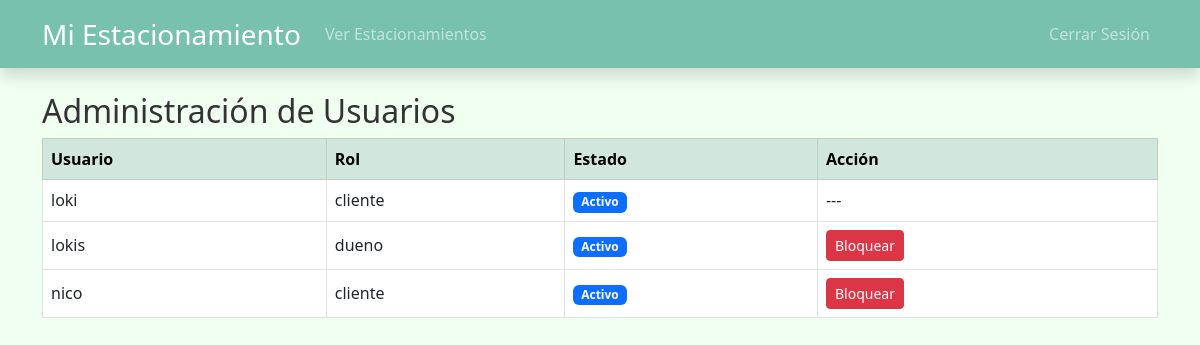
/usuarios/administracion/ (signed in), run on the app's committed database.
### users/models.py (models this page shows, shortened)
class CustomUser(AbstractUser):
    ROL_CHOICES = (
        ('cliente', 'Cliente'),
        ('dueno', 'Dueño'),
        ('administrador', 'Administrador'),
        ('consultor', 'Consultor'),
    )
    rol = models.CharField(max_length=20, choices=ROL_CHOICES, default='cliente')
    cuenta_bancaria = models.CharField(max_length=50, blank=True, null=True)
    tarjeta_credito = models.CharField(max_length=16, blank=True, null=True)
    banco = models.CharField(max_length=50, blank=True, null=True)
    rut = models.CharField(max_length=12, blank=True, null=True)
    direccion = models.CharField(max_length=255, blank=True, null=True)

### users/views.py (the view)
# urls.py: path('administracion/', administracion_usuarios, name='administracion_usuarios'),
@user_passes_test(lambda u: u.is_superuser)
def administracion_usuarios(request):
    usuarios = CustomUser.objects.all()
    return render(request, 'users/administracion.html', {'usuarios': usuarios})

### core/context_processors.py (called while the page is built)
def google_maps_key(request):
    return {
        'GOOGLE_MAPS_API_KEY': settings.GOOGLE_MAPS_API_KEY
    }

### users/templates/users/administracion.html
{% extends 'base.html' %}
{% block content %}
<h2>Administración de Usuarios</h2>
<div class="table-responsive">
  <table class="table table-bordered align-middle">
    <thead class="table-success">
      <tr>
        <th>Usuario</th>
        <th>Rol</th>
        <th>Estado</th>
        <th>Acción</th>
      </tr>
    </thead>
    <tbody>
      {% for usuario in usuarios %}
      <tr>
        <td>{{ usuario.username }}</td>
        <td>{{ usuario.rol }}</td>
        <td>
          {% if usuario.is_active %}
            <span class="badge text-bg-primary">Activo</span>
          {% else %}
            <span class="badge text-bg-secondary">Inactivo</span>
          {% endif %}
        </td>
        <td>
          {% if usuario.is_active and usuario != request.user %}
            <a href="{% url 'bloquear_usuario' usuario.id %}" class="btn btn-sm btn-danger">Bloquear</a>
          {% else %}
            ---
          {% endif %}
        </td>
      </tr>
      {% endfor %}
    </tbody>
  </table>
</div>
{% endblock %}

### static/css/styles.css (style rules this page uses)
body { background-color: #f0fff0; color: #333; }

### data on the page
CustomUser: username "loki", rol "cliente", is_active "Activo"
CustomUser: username "lokis", rol "dueno", is_active "Activo"
CustomUser: username "nico", rol "cliente", is_active "Activo"
